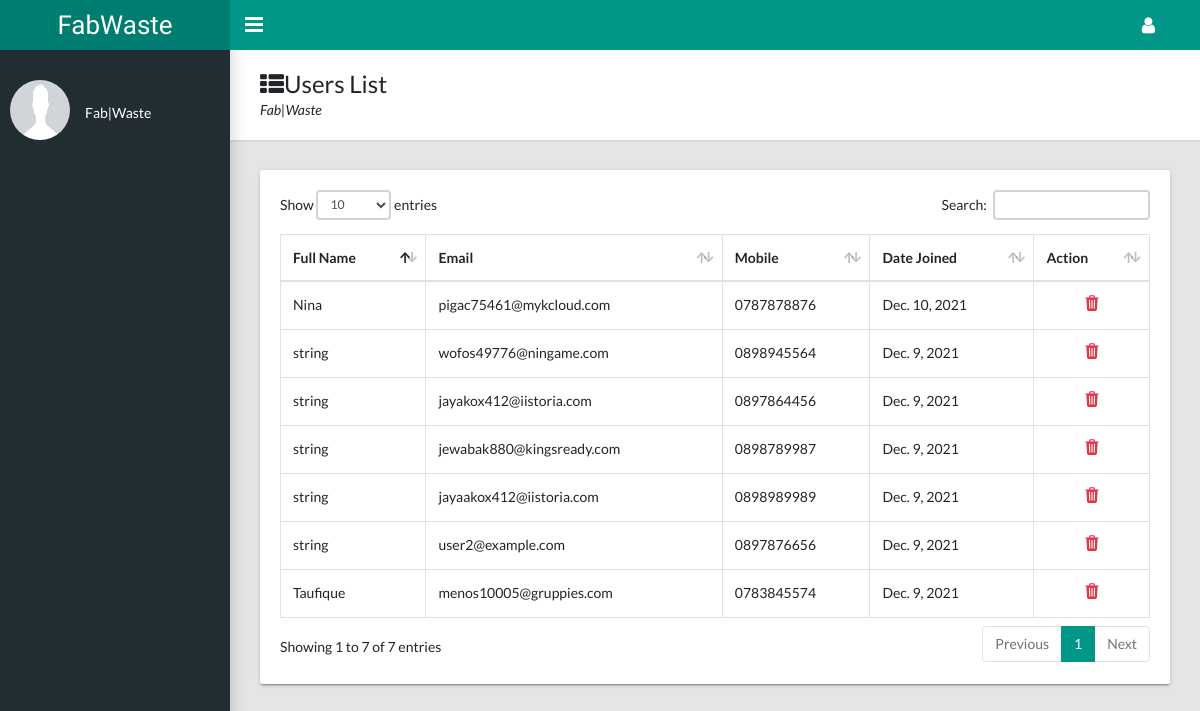
The app's page /dashboard/user-list, older data.
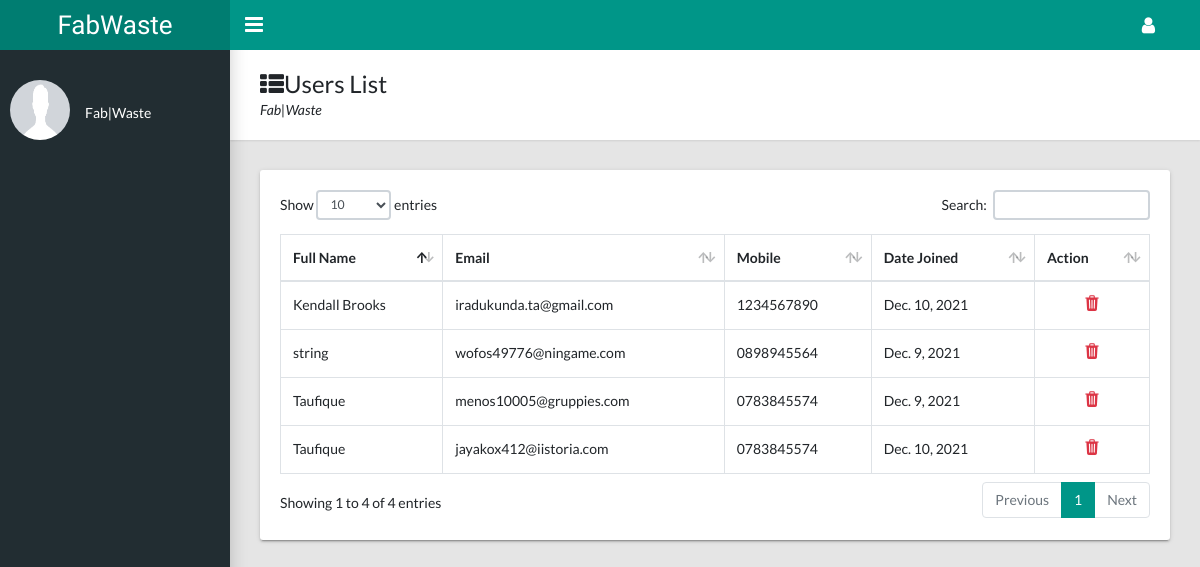
The same page, newer data.
### userauth/models.py (models this page shows, shortened)
class UsersAccount(AbstractBaseUser, PermissionsMixin):
    email = models.EmailField(verbose_name='Email Address', unique=True)
    full_name = models.CharField(max_length=50)
    mobile = models.CharField(max_length=12, blank=True)
    is_active = models.BooleanField(default=False)
    is_staff = models.BooleanField(default=False)
    is_house_hold = models.BooleanField(default=False)
    created = models.DateTimeField(auto_now_add=True)
    updated = models.DateTimeField(auto_now=True)
    objects = CustomAccountManager()
    USERNAME_FIELD = 'email'
    REQUIRED_FIELDS = ['full_name']
    class Meta:
        verbose_name = 'Account'
        verbose_name_plural = 'Account'

### dashboard/views.py (the view)
# urls.py: path('user-list', user_list, name='list_user'),
def user_list(request):
    users_list = UsersAccount.objects.all().exclude(is_superuser=True)
    context = {
        'users_list': users_list
    }
    return render(request, 'dashboard/users_list.html', context)

### templates/dashboard/users_list.html (shortened to what this page needs)
{% extends 'dashboard/dashboard.html' %}
{% load static %}
{% block dashboard_content %}
    <main class="app-content">
      <div class="app-title">
        <div>
          <h1><i class="fa fa-th-list"></i>Users List</h1>
          <p>Fab|Waste</p>
        </div>
      </div>
      <div class="row">
        <div class="col-md-12">
          <div class="tile">
            <div class="tile-body">
              <div class="table-responsive">
                <table class="table table-hover table-bordered" id="sampleTable">
                  <thead>
                    <tr>
                      <th>Full Name</th>
                      <th>Email</th>
                      <th>Mobile</th>
                      <th>Date Joined</th>
                      <th>Action</th>
                    </tr>
                  </thead>
                  <tbody>
                    {% for user in users_list %}
                        <tr>
                          <td>{{ user.full_name}}</td>
                          <td>{{ user.email}}</td>
                          <td>{{ user.mobile}}</td>
                          <td>{{ user.created.date}}</td>
                          <td><div class="text-center">
                              <a href="{% url 'delete_user' user.id %}">
                                  <ion-icon name="trash" class="text-danger" style="font-size: large;"></ion-icon>
                              </a>
                          </div></td>
                        </tr>
                    {% endfor %}
                  </tbody>
                </table>
              </div>
            </div>
          </div>
        </div>
      </div>
    </main>
{% endblock %}

### templates/dashboard/dashboard.html (shortened to what this page needs)
<!DOCTYPE html>
{% load static %}
<html lang="en">
  <head>
    <link rel="stylesheet" type="text/css" href="{% static 'css/main.css' %}">
    <link rel="stylesheet" type="text/css" href="https://maxcdn.bootstrapcdn.com/font-awesome/4.7.0/css/font-awesome.min.css">
  </head>
  <body class="app sidebar-mini">
    <header class="app-header"><a class="app-header__logo" href="{% url 'dashboard' %}">FabWaste</a>
      <a class="app-sidebar__toggle" href="#" data-toggle="sidebar" aria-label="Hide Sidebar"></a>
      <ul class="app-nav">
        <li class="dropdown"><a class="app-nav__item" href="#" data-toggle="dropdown" aria-label="Open Profile Menu"><i class="fa fa-user fa-lg"></i></a>
        </li>
      </ul>
    </header>
    {% include 'dashboard/includes/sidebar.html' %}
     {% block dashboard_content %}
     {% endblock %}
  </body>
</html>

### templates/dashboard/includes/sidebar.html (shortened to what this page needs)
{% load static %}
    <aside class="app-sidebar">
      <div class="app-sidebar__user"><img class="app-sidebar__user-avatar" src="{% static 'images/profi.png' %}" alt="User Image" width="60" height="60">
        <div>
          <p class="app-sidebar__user-designation mt-1">Fab|Waste</p>
        </div>
      </div>
    </aside>

Row changes from the older to the newer data that the page shows:
removed UsersAccount: full_name "string", email "jayakox412@iistoria.com", mobile "0897864456", created "Dec. 9, 2021"
removed UsersAccount: full_name "string", email "jewabak880@kingsready.com", mobile "0898789987", created "Dec. 9, 2021"
removed UsersAccount: full_name "string", email "jayaakox412@iistoria.com", mobile "0898989989", created "Dec. 9, 2021"
removed UsersAccount: full_name "string", email "user2@example.com", mobile "0897876656", created "Dec. 9, 2021"
removed UsersAccount: full_name "Nina", email "pigac75461@mykcloud.com", mobile "0787878876", created "Dec. 10, 2021"
added UsersAccount: full_name "Taufique", email "jayakox412@iistoria.com", mobile "0783845574", created "Dec. 10, 2021"
added UsersAccount: full_name "Kendall Brooks", email "iradukunda.ta@gmail.com", mobile "1234567890", created "Dec. 10, 2021"
Text that changed along with them:
text written by a page script: "Show entries Search: Showing 1 to 7 of 7 entries Previous 1 Next" → "Show entries Search: Showing 1 to 4 of 4 entries Previous 1 Next"
